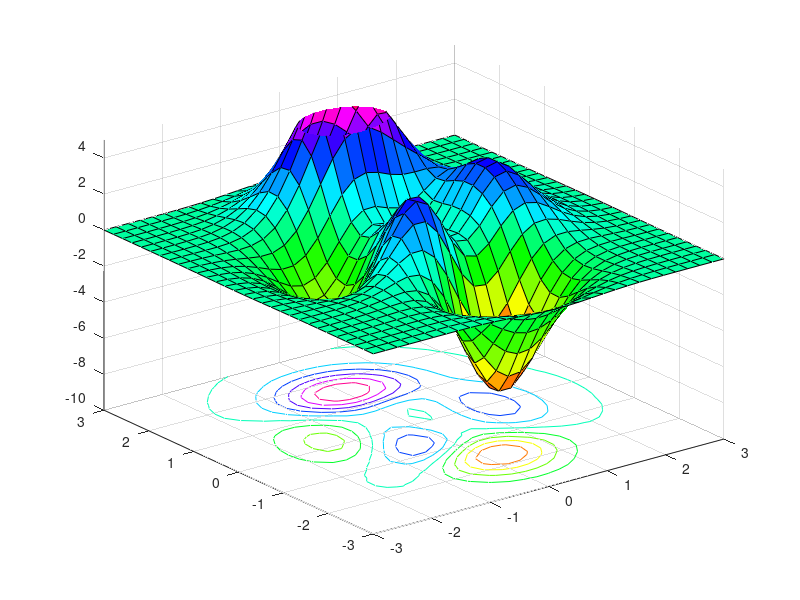

The MATLAB source for this figure:
%Surfc: aparte de dibujar la superficie dibuja las curvas de nivel
[X,Y,Z] = peaks(30);
surfc(X,Y,Z)
colormap hsv
axis([-3 3 -3 3 -10 5])
